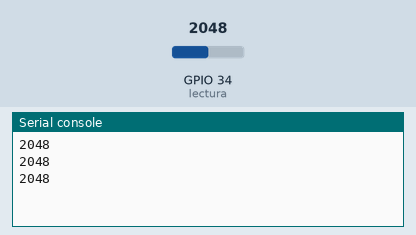
Simulated run of this program. Board: ESP32 board running MicroPython. Parts: the last lines printed to the serial console. Inputs (shaded band) come from the test bench; at power-on: GPIO 34 (lectura) = 2048 (analog values on the 0–4095 scale).

Above: at 1.2 s.
1.3 s: GPIO 34 (lectura) set to 2866
At 1.9 s:
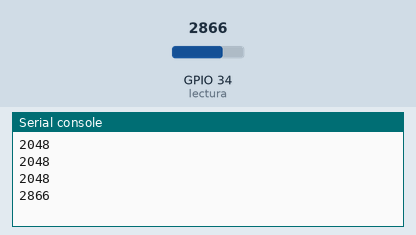
2.8 s: GPIO 34 (lectura) set to 3603
At 3.4 s:
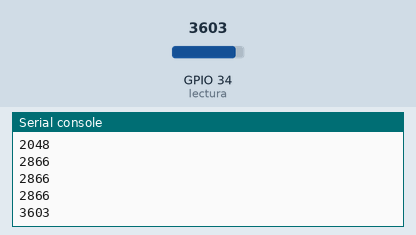
Timing chart, 0 to 5.8 s (numbered marks = the images above; inputs shaded):
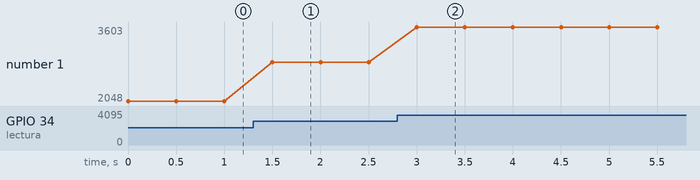

Measured:
- after the input at 1.3 s, the serial console: prints a new line after 0.20 s (image 1)
- after the input at 2.8 s, the serial console: prints a new line after 0.20 s (image 2)
- plotted number 1: 2048 → 2866 after the input at 1.3 s, 2866 → 3603 after the input at 2.8 s

The program:

adc.py
```python
import machine, time
from machine import Pin, ADC

#Pin de entrada ADC
lectura = ADC(Pin(34, Pin.IN))

#Main
while True:
    consola = lectura.read() #Lectura ADC1 Pin 34
    print(consola) #Impresion en consola
    time.sleep_ms(500) #Delay 500ms
```
